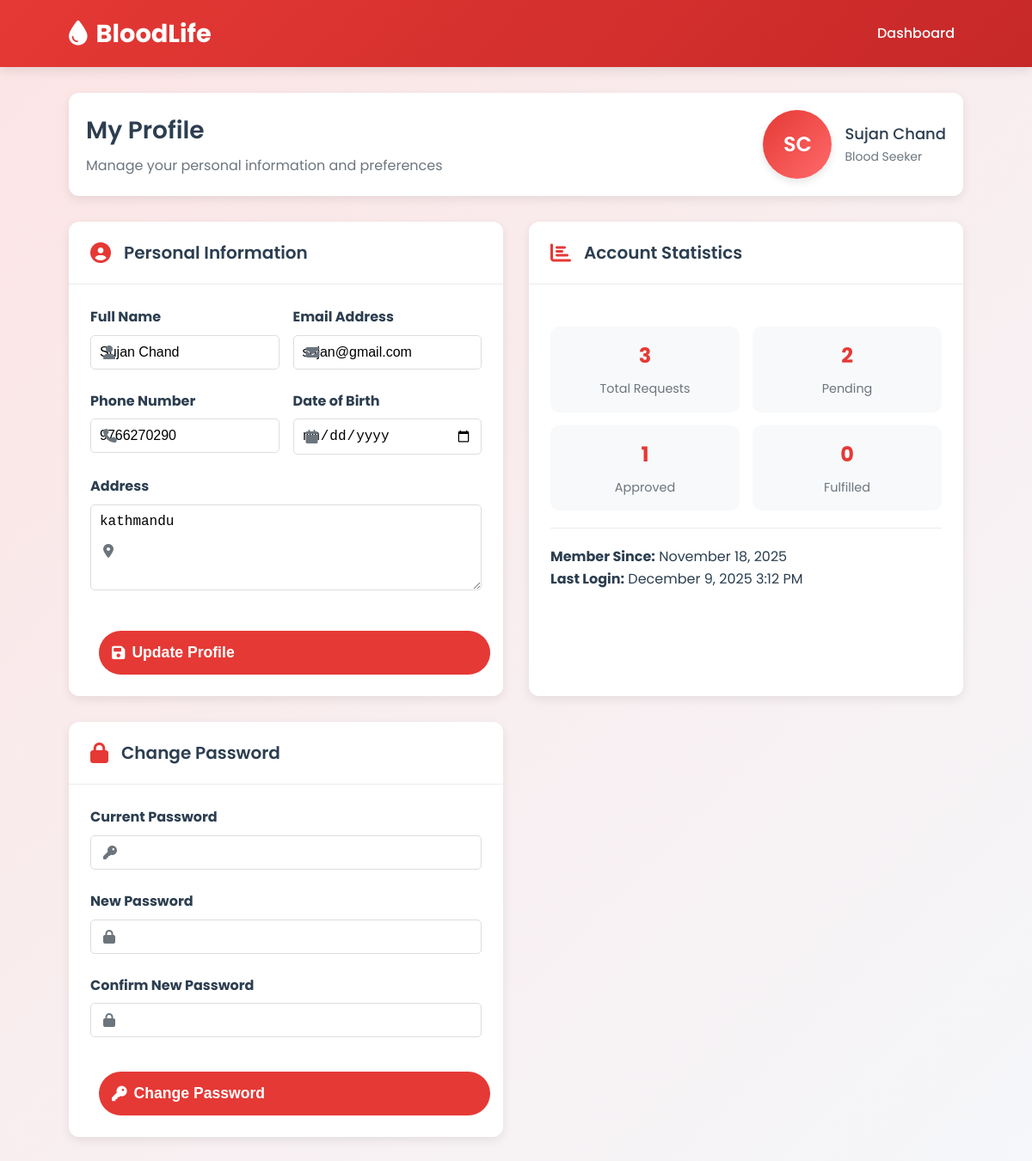
/seeker/profile.php (signed in), run on the app's committed database.
### tables this page shows
CREATE TABLE `users` (
  `id` int(11) NOT NULL,
  `username` varchar(50) NOT NULL,
  `email` varchar(100) NOT NULL,
  `password` varchar(255) NOT NULL,
  `role` enum('admin','donor','seeker') NOT NULL,
  `full_name` varchar(100) NOT NULL,
  `blood_group` enum('A+','A-','B+','B-','AB+','AB-','O+','O-') DEFAULT NULL,
  `date_of_birth` date DEFAULT NULL,
  `phone` varchar(15) DEFAULT NULL,
  `address` text DEFAULT NULL,
  `status` enum('active','inactive') DEFAULT 'active',
  `created_at` timestamp NOT NULL DEFAULT current_timestamp()
);

### seeker/profile.php (the view, shortened to what this page needs)
<?php
$database = new Database();
$db = $database->getConnection();
$user_id = $_SESSION['user_id'];
$user_query = "SELECT * FROM users WHERE id = :user_id";
$user_stmt = $db->prepare($user_query);
$user_stmt->bindParam(":user_id", $user_id);
$user_stmt->execute();
$user_stmt->execute();
$user_data = $user_stmt->fetch(PDO::FETCH_ASSOC);
?>
<!DOCTYPE html>
<html lang="en">
<head>
    <link rel="stylesheet" href="../assets/css/style.css">
    <link rel="stylesheet" href="https://cdnjs.cloudflare.com/ajax/libs/font-awesome/6.4.0/css/all.min.css">
</head>
<body>
    <header>
        <div class="container">
            <div class="header-content">
                <div class="logo">
                    <i class="fas fa-tint"></i>
                    <span>BloodLife</span>
                </div>
                <nav>
                    <ul>
                        <li><a href="dashboard.php">Dashboard</a></li>
                    </ul>
                </nav>
                </div>
            </div>
    </header>
    <div class="container">
        <div class="profile-header">
            <div class="welcome-section">
                <h1>My Profile</h1>
                <p>Manage your personal information and preferences</p>
            </div>
            <div class="user-profile">
                <div class="profile-avatar">
                    <?php
                    $full_name = $user_data['full_name'] ?? 'User';
                    $name_parts = explode(' ', $full_name);
                    $initials = '';
                    foreach ($name_parts as $part) {
                        $initials .= strtoupper(substr($part, 0, 1));
                    }
                    echo $initials ?: 'U';
                    ?>
                </div>
                <div class="profile-info">
                    <h3><?php echo htmlspecialchars($full_name); ?></h3>
                    <p>Blood Seeker</p>
                </div>
            </div>
        </div>
        <div class="profile-content">
            <div class="profile-card">
                <div class="card-header">
                    <i class="fas fa-user-circle"></i>
                    <h2>Personal Information</h2>
                </div>
                <div class="card-body">
                    <form method="POST">
                        <div class="form-row">
                            <div class="form-group">
                                <label for="full_name">Full Name</label>
                                <div class="input-group">
                                    <i class="fas fa-user"></i>
                                    <input type="text" id="full_name" name="full_name" value="<?php echo htmlspecialchars($user_data['full_name'] ?? ''); ?>" required>
                                </div>
                            </div>
                            <div class="form-group">
                                <label for="email">Email Address</label>
                                <div class="input-group">
                                    <i class="fas fa-envelope"></i>
                                    <input type="email" id="email" name="email" value="<?php echo htmlspecialchars($user_data['email'] ?? ''); ?>" required>
                                </div>
                            </div>
                        </div>
                        <div class="form-row">
                            <div class="form-group">
                                <label for="phone">Phone Number</label>
                                <div class="input-group">
                                    <i class="fas fa-phone"></i>
                                    <input type="tel" id="phone" name="phone" value="<?php echo htmlspecialchars($user_data['phone'] ?? ''); ?>">
                                </div>
                            </div>
                            <div class="form-group">
                                <label for="date_of_birth">Date of Birth</label>
                                <div class="input-group">
                                    <i class="fas fa-calendar"></i>
                                    <input type="date" id="date_of_birth" name="date_of_birth" value="<?php echo htmlspecialchars($user_data['date_of_birth'] ?? ''); ?>">
                                </div>
                            </div>
                        </div>
                        <div class="form-group">
                            <label for="address">Address</label>
                            <div class="input-group">
                                <i class="fas fa-map-marker-alt"></i>
                                <textarea id="address" name="address"><?php echo htmlspecialchars($user_data['address'] ?? ''); ?></textarea>
                            </div>
                        </div>
                        <button type="submit" name="update_profile" class="btn submit-btn">
                            <i class="fas fa-save"></i> Update Profile
                        </button>
                    </form>
                </div>
            </div>
            <div class="profile-card">
                <div class="card-header">
                    <i class="fas fa-chart-bar"></i>
                    <h2>Account Statistics</h2>
                </div>
                <div class="card-body">
                    <div class="profile-stats">
                        <?php
                        $total_requests = $db->prepare("SELECT COUNT(*) FROM blood_requests WHERE seeker_id = ?");
                        $total_requests->execute([$user_id]);
                        $total_count = $total_requests->fetchColumn();
                        $pending_requests = $db->prepare("SELECT COUNT(*) FROM blood_requests WHERE seeker_id = ? AND status = 'pending'");
                        $pending_requests->execute([$user_id]);
                        $pending_count = $pending_requests->fetchColumn();
                        $approved_requests = $db->prepare("SELECT COUNT(*) FROM blood_requests WHERE seeker_id = ? AND status = 'approved'");
                        $approved_requests->execute([$user_id]);
                        $approved_count = $approved_requests->fetchColumn();
                        $fulfilled_requests = $db->prepare("SELECT COUNT(*) FROM blood_requests WHERE seeker_id = ? AND status = 'fulfilled'");
                        $fulfilled_requests->execute([$user_id]);
                        $fulfilled_count = $fulfilled_requests->fetchColumn();
                        ?>
                        <div class="stat-item">
                            <div class="stat-number"><?php echo $total_count; ?></div>
                            <div class="stat-label">Total Requests</div>
                        </div>
                        <div class="stat-item">
                            <div class="stat-number"><?php echo $pending_count; ?></div>
                            <div class="stat-label">Pending</div>
                        </div>
                        <div class="stat-item">
                            <div class="stat-number"><?php echo $approved_count; ?></div>
                            <div class="stat-label">Approved</div>
                        </div>
                        <div class="stat-item">
                            <div class="stat-number"><?php echo $fulfilled_count; ?></div>
                            <div class="stat-label">Fulfilled</div>
                        </div>
                    </div>
                    <div style="margin-top: 20px; padding-top: 20px; border-top: 1px solid var(--light-gray);">
                        <p><strong>Member Since:</strong> <?php echo date('F j, Y', strtotime($user_data['created_at'] ?? 'now')); ?></p>
                        <p><strong>Last Login:</strong> <?php echo date('F j, Y g:i A', strtotime($user_data['last_login'] ?? 'now')); ?></p>
                    </div>
                </div>
            </div>
            <div class="profile-card">
                <div class="card-header">
                    <i class="fas fa-lock"></i>
                    <h2>Change Password</h2>
                </div>
                <div class="card-body">
                    <form method="POST">
                        <div class="form-group">
                            <label for="current_password">Current Password</label>
                            <div class="input-group">
                                <i class="fas fa-key"></i>
                                <input type="password" id="current_password" name="current_password" required>
                            </div>
                        </div>
                        <div class="form-group">
                            <label for="new_password">New Password</label>
                            <div class="input-group">
                                <i class="fas fa-lock"></i>
                                <input type="password" id="new_password" name="new_password" required>
                            </div>
                        </div>
                        <div class="form-group">
                            <label for="confirm_password">Confirm New Password</label>
                            <div class="input-group">
                                <i class="fas fa-lock"></i>
                                <input type="password" id="confirm_password" name="confirm_password" required>
                            </div>
                        </div>
                        <button type="submit" name="change_password" class="btn submit-btn">
                            <i class="fas fa-key"></i> Change Password
                        </button>
                    </form>
                </div>
            </div>
        </div>
    </div>
</body>
</html>

### assets/css/style.css (style rules this page uses)
* { margin: 0; padding: 0; box-sizing: border-box; }
body { font-family: 'Arial', sans-serif; line-height: 1.6; color: #333; background-color: #f4f4f4; }
.container { width: 90%; max-width: 1200px; margin: 0 auto; padding: 20px; }
header { background: #c00; color: white; padding: 1rem 0; box-shadow: 0 2px 5px rgba(0,0,0,0.1); }
nav { display: flex; justify-content: space-between; align-items: center; }
.logo { font-size: 1.5rem; font-weight: bold; }
.btn { display: inline-block; padding: 12px 30px; background: #ffd700; color: #333; text-decoration: none; border-radius: 5px; font-weight: bold; margin: 0 10px; transition: background 0.3s; }
.form-group { margin-bottom: 1rem; }
.form-group label { display: block; margin-bottom: 0.5rem; font-weight: bold; }
.form-group input, .form-group select, .form-group textarea { width: 100%; padding: 10px; border: 1px solid #ddd; border-radius: 5px; font-size: 1rem; }

### data on the page
users: full_name "Sujan Chand", email "sujan@gmail.com", phone "9766270290", address "kathmandu", created_at "November 18, 2025"

### other printed values
$initials ?: 'U' "SC"
$total_count "3"
$pending_count "2"
$approved_count "1"
$fulfilled_count "0"
date('F j, Y g:i A', strtotime($user_data['last_login'] ?? 'now')) "December 9, 2025 3:12 PM"
